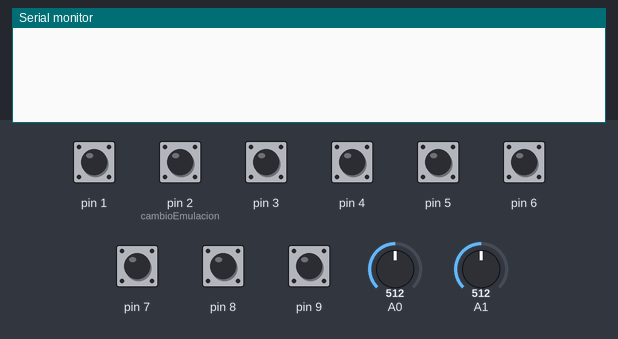
Bench run of a sketch on a simulated Arduino Leonardo, built with avr-gcc and run on an emulated ATmega32U4. On the bench: the last lines printed to the serial monitor. The inputs (shaded band) are chosen by the test bench; at power-on: pin 1, pin 2 (cambioEmulacion), pin 3–9 HIGH, A0 = 512, A1 = 512. USB keyboard and mouse output is not drawn.

Above: at 2.2 s.
2.3 s: pin 1 pulled LOW for 0.15 s
At 2.8 s:
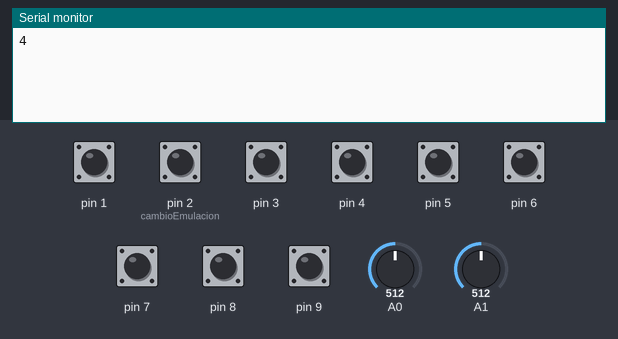
3.9 s: pin 3 pulled LOW for 0.15 s
At 4.5 s:
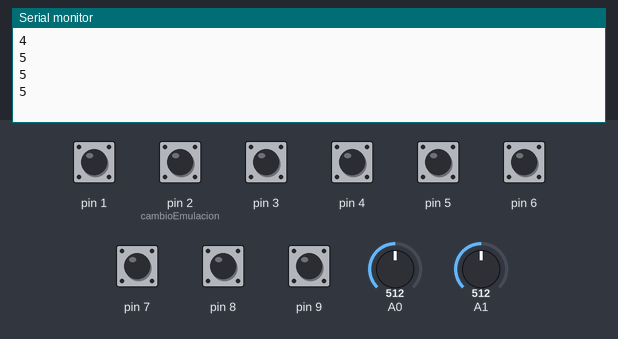
5.5 s: pin 4 pulled LOW for 0.15 s
At 6.6 s:
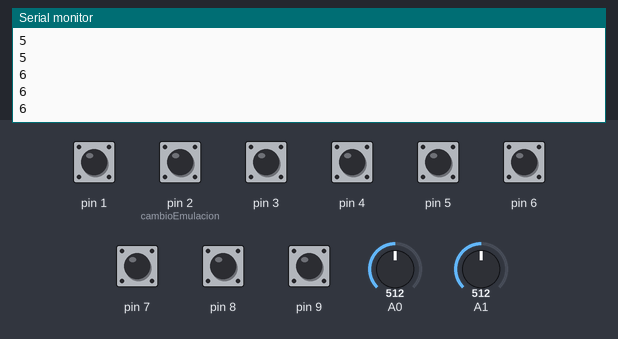
7.1 s: pin 5 pulled LOW for 0.15 s
At 7.8 s:
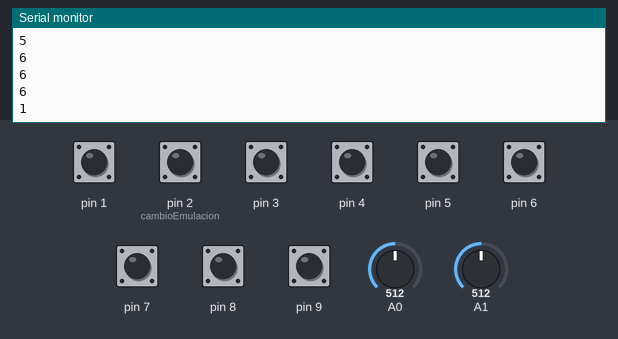
8.7 s: pin 6 pulled LOW for 0.15 s
At 9.7 s:
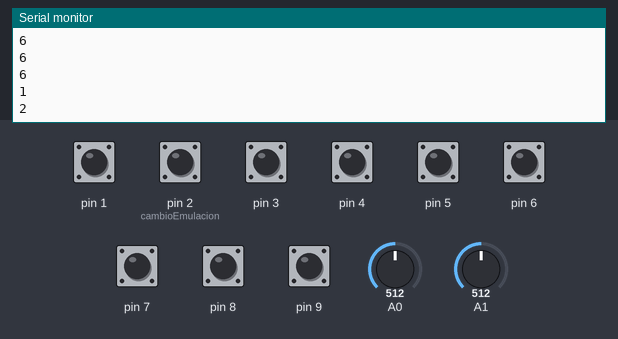
10.3 s: pin 7 pulled LOW for 0.15 s
At 11.2 s:
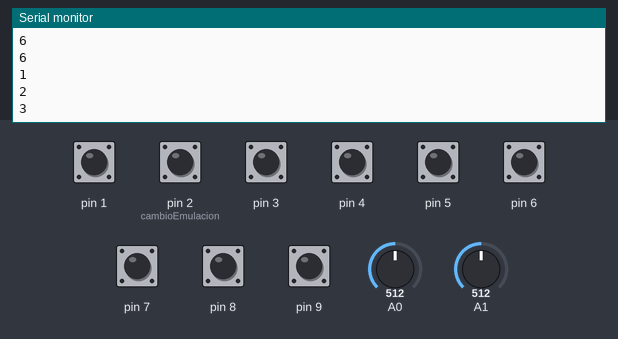
Timing chart, 0 to 12.9 s (numbered marks = the images above; inputs shaded):
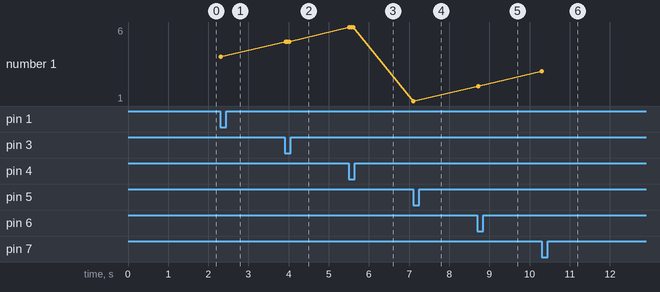

Measured:
- after the input at 2.3 s, the serial monitor: prints a new line at once (image 1)
- after the input at 3.9 s, the serial monitor: prints a new line at once (image 2)
- after the input at 5.5 s, the serial monitor: prints a new line at once (image 3)
- after the input at 7.1 s, the serial monitor: prints a new line at once (image 4)
- after the input at 8.7 s, the serial monitor: prints a new line at once (image 5)
- after the input at 10.3 s, the serial monitor: prints a new line at once (image 6)
- plotted number 1: 4 → 5 after the input at 3.9 s, 5 → 6 after the input at 5.5 s, 6 → 1 after the input at 7.1 s, 1 → 2 after the input at 8.7 s, 2 → 3 after the input at 10.3 s

The sketch:

proyect-CUP.ino
```cpp
#include "Mouse.h"
#include "Keyboard.h"
#include <SoftwareSerial.h>
#define RxD 10                             // Usado para conexion rs232 virtual.
#define TxD 11                             // Usado para conexion rs232 virtual.

//Define pines.
const int joystickX = A1;            // joystick eje X
const int joystickY = A0;            // joystick eje Y
const int cambioEmulacion = 2;       // Cambia emulacion de teclas camara/teclado.

//Define variables.
int velocidadCursor = 15;            // Velocidad de movimientos ejes x e y.
int movimientoTeclas = 2;            //  valores recibidos serian 1 = disminuir eje,2 =  posicion reposo, 3 = subir eje.
int retardoRespuesta = 5;            // Retardo respuesta en ms.
int centro = velocidadCursor/2;                      // Para calcular centro del joystick cuando esta en reposo.
int tolerancia = velocidadCursor/4;  // Define tolerancia en el calculo centro.
int ultimoEstado = LOW;              // Ultimo estado del pulsador cambio camara/teclado.
boolean  ratonActivo = false;        // Variable para control camara/teclado.
boolean teclaActiva = false;         // Variable para saber si hay tecla activa (pulsada).
boolean  teclaActivaA = false;
boolean  teclaActivaS = false;
boolean  teclaActivaD = false;
boolean  teclaActivaW = false;

SoftwareSerial comVirtual(RxD, TxD);

void setup() {
  pinMode(cambioEmulacion, INPUT_PULLUP);   // Activa resistencia pullup en entrada.
  Mouse.begin();                            // Iniciamos emulacion raton.
  Keyboard.begin();                         // Iniciamos emulacion teclado.
  delay (500);
  comVirtual.flush();                  // Vacia el buffer de entrada.
  delay(500);
  comVirtual.begin(9600);             // Inicializa com virtual
  comVirtual.print("Iniializando salida datos ...");

    //pines para botones
  pinMode(1, INPUT_PULLUP);
  pinMode(3, INPUT_PULLUP);
  pinMode(4, INPUT_PULLUP);
  pinMode(5, INPUT_PULLUP);
  pinMode(6, INPUT_PULLUP);
  pinMode(7, INPUT_PULLUP);
  pinMode(8, INPUT_PULLUP);
  pinMode(9, INPUT_PULLUP);
    //pines para botones
}

void loop() {

   int estadoPulsador = digitalRead(cambioEmulacion);

  if (estadoPulsador != ultimoEstado) {
    if (estadoPulsador == LOW) {
      ratonActivo = !ratonActivo;
    }
  }

  ultimoEstado = estadoPulsador;            // Guarda estado del interruptor para siguiente ciclo.

  // if the mouse control state is active, move the mouse:
  if (ratonActivo) {
    int leerX = leerEje(joystickX);
    int leerY = leerEje(joystickY);
    Mouse.move(leerX, leerY, 0); // (x, y, rueda de raton)
   }
  else {
   int leerX = leerTeclas(joystickX);
   int leerY = leerTeclas(joystickY);


    if (leerX<3) {
       Keyboard.press(216);
       teclaActivaA = true;
    }
     if (leerX > 2 && leerX < 6) {
      if (teclaActivaA == true) {
        Keyboard.release (216);
        teclaActivaA = false;
      }
      else {

       Keyboard.release (215);
       teclaActivaD = false;
      }
    }

     if (leerX>5) {
       Keyboard.press(215);
       teclaActivaD = true;
    }


     if (leerY<3) {
       Keyboard.press(218);
       teclaActivaW = true;
    }
     if (leerY > 2 && leerY < 6) {
      if (teclaActivaW == true) {
        Keyboard.release (218);
        teclaActivaW = false;
      }
      else {

       Keyboard.release (217);
       teclaActivaS = false;
      }
    }

     if (leerY > 5) {
       Keyboard.press(217);
       teclaActivaS = true;
    }

   }
  delay (retardoRespuesta);


    //botones
  if (digitalRead(1) == LOW){
    Serial.println("4");
    Keyboard.press('217');
    Keyboard.press('z');
    delay(300);
    Keyboard.releaseAll();
  }

  if (digitalRead(3) == LOW){
    Serial.println("5");
    Keyboard.press('KEY_LEFT_SHIF');
  }

  if (digitalRead(4) == LOW){
    Serial.println("6");
  }

  if (digitalRead(5) == LOW){
    Serial.println("1");
    Keyboard.press('z');
    delay(300);
    Keyboard.releaseAll();
  }

  if (digitalRead(6) == LOW){
    Serial.println("2");
    Keyboard.press('x');
    delay(300);
    Keyboard.releaseAll();
  }
    if (digitalRead(7) == LOW){
    Serial.println("3");
    Keyboard.press('c');
    delay(300);
    Keyboard.releaseAll();
  }

  if (digitalRead(8) == LOW){
    Serial.println("7");
    Keyboard.press('v');
    delay(300);
    Keyboard.releaseAll();
  }


  if (digitalRead(9) == LOW){
    Serial.println("8");
    Keyboard.press(KEY_LEFT_ALT);
    Keyboard.press(KEY_F4);
    Keyboard.releaseAll();
    delay(300);
  }
  //botones
}

/* subritina que va leer los datos analogicos de los ejes x e y
   y sacara el valor entre o y el rango definido.
 */

int leerEje(int eje) {

  int lectura = analogRead(eje);                   // leer valor analogico.

  // map the reading from the analog input range to the output range:
  lectura = map(lectura, 0, 1023, 0, velocidadCursor);
   int distancia = lectura - centro;
   if (abs(distancia) < tolerancia) {
    distancia = 0;
   }

  // return the distance for this axis:
 return distancia;

 }

int leerTeclas(int eje) {

  int lectura = analogRead(eje);                   // leer valor analogico.
  lectura = map(lectura, 0, 1023, 0, 10);
   delay(20);
   return lectura;
 }
```
